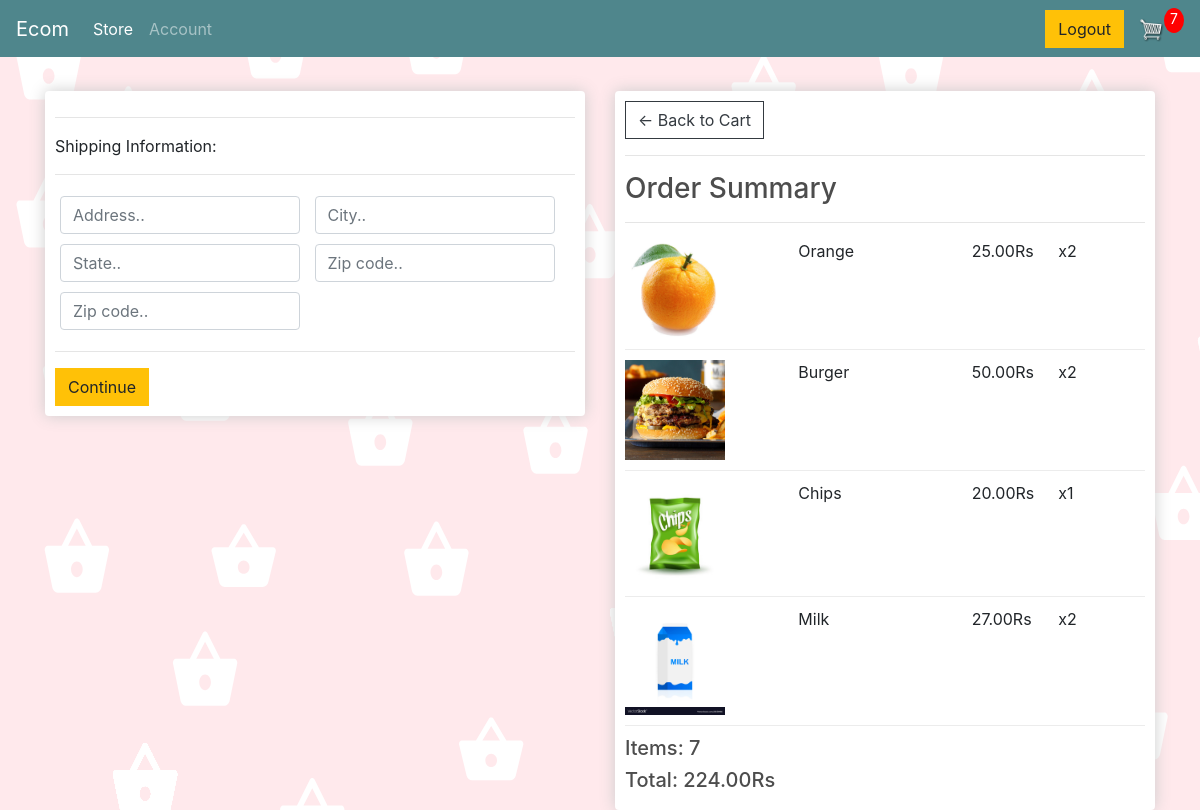
/checkout/ (signed in), run on an earlier commit of the app's database.
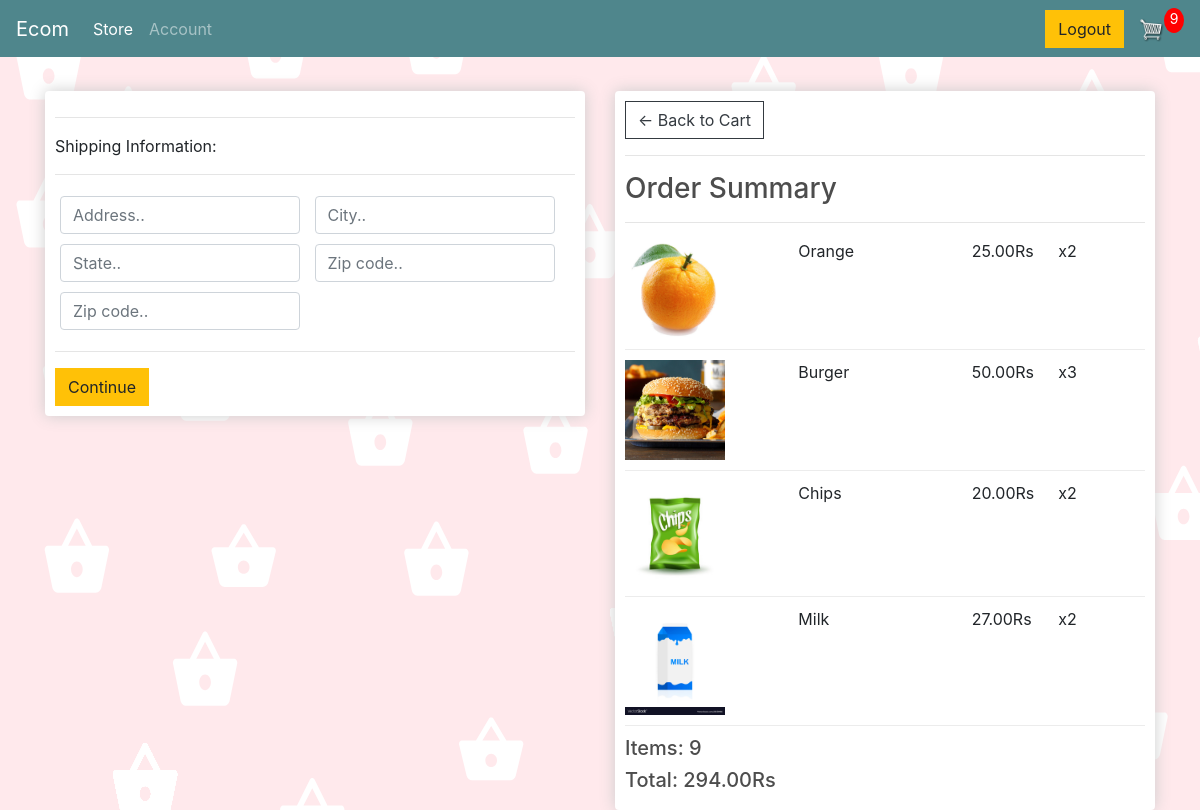
And on a later commit of the database.
### store/models.py (models this page shows, shortened)
class OrderItem(models.Model):
	product = models.ForeignKey(Product, on_delete=models.SET_NULL, null=True)
	order = models.ForeignKey(Order, on_delete=models.SET_NULL, null=True)
	quantity = models.IntegerField(default=0, null=True, blank=True)
	date_added = models.DateTimeField(auto_now_add=True)
	@property
	def get_total(self):
		total = self.product.price * self.quantity
		return total

class Order(models.Model):
	customer = models.OneToOneField(User, null=True, blank=True, on_delete=models.CASCADE)
	date_ordered = models.DateTimeField(auto_now_add=True,null=True)
	complete = models.BooleanField(default=False)
	transaction_id = models.CharField(max_length=100, null=True)
	@property
	def shipping(self):
		shipping = False
		orderitems = self.orderitem_set.all()
		for i in orderitems:
			if i.product.digital == False:
				shipping = True
		return shipping
	@property
	def get_cart_total(self):
		orderitems = self.orderitem_set.all()
		total = sum([item.get_total for item in orderitems])
		return total
	@property
	def get_cart_items(self):
		orderitems = self.orderitem_set.all()
		total = sum([item.quantity for item in orderitems])
		return total

class Product(models.Model):
	name = models.CharField(max_length=200)
	price = models.FloatField()
	digital = models.BooleanField(default=False,null=True, blank=True)
	image = models.ImageField(null=True, blank=True)
	category = models.ManyToManyField(Tags, blank=True)
	@property
	def imageURL(self):
		try:
			url = self.image.url
		except:
			url = ''
		return url

### store/views.py (the view)
# urls.py: path('checkout/', views.checkout, name="checkout"),
@login_required(login_url='login')
def checkout(request):
	data = cartData(request)
	cartItems = data['cartItems']
	order = data['order']
	items = data['items']
	context = {'items':items, 'order':order, 'cartItems':cartItems}
	return render(request, 'store/checkout.html', context)

### store/utils.py (called while the page is built)
def cartData(request):
	if request.user.is_authenticated:
		customer = request.user
		order, created = Order.objects.get_or_create(customer=customer, complete=False)
		items = order.orderitem_set.all()
		cartItems = order.get_cart_items
	else:
		cookieData = cookieCart(request)
		cartItems = cookieData['cartItems']
		order = cookieData['order']
		items = cookieData['items']
	return {'cartItems':cartItems ,'order':order, 'items':items}

### store/templates/store/checkout.html (shortened to what this page needs)
{% extends 'store/main.html' %}
{% load static %}
{% block content %}
     <div class="row">
		<div class="col-lg-6">
			<div class="box-element" id="form-wrapper">
				<form id="form">
					<div id="shipping-info">
						<hr>
						<p>Shipping Information:</p>
						<hr>
						<div class="form-field">
							<input class="form-control" type="text" name="address" placeholder="Address..">
						</div>
						<div class="form-field">
							<input class="form-control" type="text" name="city" placeholder="City..">
						</div>
						<div class="form-field">
							<input class="form-control" type="text" name="state" placeholder="State..">
						</div>
						<div class="form-field">
							<input class="form-control" type="text" name="zipcode" placeholder="Zip code..">
						</div>
						<div class="form-field">
							<input class="form-control" type="text" name="country" placeholder="Zip code..">
						</div>
					</div>
					<hr>
					<a href="{% url 'payment' %}"class="btn btn-warning">Continue</a>
				</form>
			</div>
			<br>
		</div>
		<div class="col-lg-6">
			<div class="box-element">
				<a  class="btn btn-outline-dark" href="{% url 'cart' %}">&#x2190; Back to Cart</a>
				<hr>
				<h3>Order Summary</h3>
				<hr>
				{% for item in items %}
				<div class="cart-row">
					<div style="flex:2"><img class="row-image" src="{{item.product.imageURL}}"></div>
					<div style="flex:2"><p>{{item.product.name}}</p></div>
					<div style="flex:1"><p>{{item.product.price|floatformat:2}}Rs</p></div>
					<div style="flex:1"><p>x{{item.quantity}}</p></div>
				</div>
				{% endfor %}
				<h5>Items:   {{order.get_cart_items}}</h5>
				<h5>Total:   {{order.get_cart_total|floatformat:2}}Rs</h5>
			</div>
		</div>
	</div>
{% endblock content %}

What changed in the data, as far as the page shows it:
changed OrderItem "Burger": quantity "2" → "3"
changed OrderItem "Chips": quantity "1" → "2"
changed through a linked row, Order: get_cart_items "7" → "9"; get_cart_total "224.00" → "294.00"
Also different on the page:
{{ cartItems }}: "7" → "9"
